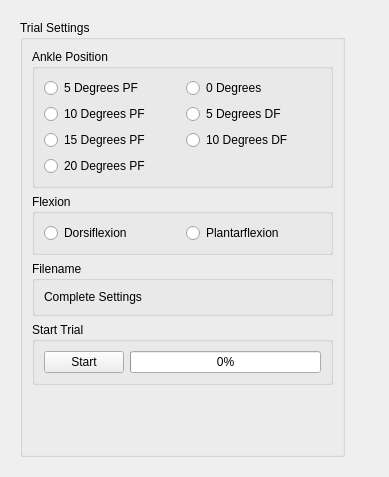
        <widget class="QWidget" name="tab_2">
         <attribute name="title">
          <string>Voluntary Reflex Measurement</string>
         </attribute>
         <layout class="QHBoxLayout" name="horizontalLayout_31">
          <item>
           <layout class="QHBoxLayout" name="horizontalLayout_30">
            <item>
             <widget class="QWidget" name="widget_8" native="true">
              <property name="sizePolicy">
               <sizepolicy hsizetype="Fixed" vsizetype="Preferred">
                <horstretch>0</horstretch>
                <verstretch>0</verstretch>
               </sizepolicy>
              </property>
              <layout class="QVBoxLayout" name="verticalLayout_15">
               <item>
                <layout class="QVBoxLayout" name="verticalLayout_14">
                 <item>
                  <widget class="QGroupBox" name="groupBox_12">
                   <property name="sizePolicy">
                    <sizepolicy hsizetype="Fixed" vsizetype="Preferred">
                     <horstretch>0</horstretch>
                     <verstretch>0</verstretch>
                    </sizepolicy>
                   </property>
                   <property name="minimumSize">
                    <size>
                     <width>325</width>
                     <height>0</height>
                    </size>
                   </property>
                   <property name="title">
                    <string>Trial Settings</string>
                   </property>
                   <layout class="QVBoxLayout" name="verticalLayout_11">
                    <item>
                     <layout class="QVBoxLayout" name="verticalLayout_10">
                      <item>
                       <widget class="QGroupBox" name="g">
                        <property name="sizePolicy">
                         <sizepolicy hsizetype="Preferred" vsizetype="Fixed">
                          <horstretch>0</horstretch>
                          <verstretch>1</verstretch>
                         </sizepolicy>
                        </property>
                        <property name="title">
                         <string>Ankle Position</string>
                        </property>
                        <layout class="QGridLayout" name="gridLayout_2">
                         <item row="0" column="0">
                          <layout class="QGridLayout" name="gridLayout">
                           <item row="1" column="1">
                            <widget class="QRadioButton" name="rbtn_volreflex5df">
                             <property name="text">
                              <string>5 Degrees DF</string>
                             </property>
                            </widget>
                           </item>
                           <item row="2" column="0">
                            <widget class="QRadioButton" name="rbtn_volreflex15pf">
                             <property name="text">
                              <string>15 Degrees PF</string>
                             </property>
                            </widget>
                           </item>
                           <item row="0" column="1">
                            <widget class="QRadioButton" name="rbtn_volreflex0">
                             <property name="text">
                              <string>0 Degrees</string>
                             </property>
                            </widget>
                           </item>
                           <item row="3" column="0">
                            <widget class="QRadioButton" name="rbtn_volreflex20pf">
                             <property name="text">
                              <string>20 Degrees PF</string>
                             </property>
                            </widget>
                           </item>
                           <item row="1" column="0">
                            <widget class="QRadioButton" name="rbtn_volreflex10pf">
                             <property name="text">
                              <string>10 Degrees PF</string>
                             </property>
                            </widget>
                           </item>
                           <item row="2" column="1">
                            <widget class="QRadioButton" name="rbtn_volreflex10df">
                             <property name="text">
                              <string>10 Degrees DF</string>
                             </property>
                            </widget>
                           </item>
                           <item row="0" column="0">
                            <widget class="QRadioButton" name="rbtn_volreflex5pf">
                             <property name="text">
                              <string>5 Degrees PF</string>
                             </property>
                            </widget>
                           </item>
                          </layout>
                         </item>
                        </layout>
                       </widget>
                      </item>
                      <item>
                       <widget class="QGroupBox" name="groupbox_volreflexflexion">
                        <property name="sizePolicy">
                         <sizepolicy hsizetype="Preferred" vsizetype="Fixed">
                          <horstretch>0</horstretch>
                          <verstretch>1</verstretch>
                         </sizepolicy>
                        </property>
                        <property name="title">
                         <string>Flexion</string>
                        </property>
                        <layout class="QGridLayout" name="gridLayout_4">
                         <item row="0" column="0">
                          <layout class="QGridLayout" name="gridLayout_3">
                           <item row="1" column="0">
                            <widget class="QRadioButton" name="rbtn_volreflexdf">
                             <property name="text">
                              <string>Dorsiflexion</string>
                             </property>
                            </widget>
                           </item>
                          </layout>
                         </item>
                         <item row="0" column="1">
                          <widget class="QRadioButton" name="rbtn_volreflexpf">
                           <property name="text">
                            <string>Plantarflexion</string>
                           </property>
                          </widget>
                         </item>
                        </layout>
                       </widget>
                      </item>
                      <item>
                       <widget class="QGroupBox" name="groupBox_15">
                        <property name="sizePolicy">
                         <sizepolicy hsizetype="Preferred" vsizetype="Fixed">
                          <horstretch>0</horstretch>
                          <verstretch>0</verstretch>
                         </sizepolicy>
                        </property>
                        <property name="title">
                         <string>Filename</string>
                        </property>
                        <layout class="QGridLayout" name="gridLayout_6">
                         <item row="0" column="0">
                          <layout class="QGridLayout" name="gridLayout_5">
                           <item row="0" column="0">
                            <widget class="QLabel" name="lbl_volreflexfilename">
                             <property name="text">
                              <string>Complete Settings</string>
                             </property>
                            </widget>
                           </item>
                          </layout>
                         </item>
                        </layout>
                       </widget>
                      </item>
                      <item>
                       <widget class="QGroupBox" name="groupBox_16">
                        <property name="sizePolicy">
                         <sizepolicy hsizetype="Preferred" vsizetype="Fixed">
                          <horstretch>0</horstretch>
                          <verstretch>0</verstretch>
                         </sizepolicy>
                        </property>
                        <property name="title">
                         <string>Start Trial</string>
                        </property>
                        <layout class="QHBoxLayout" name="horizontalLayout_40">
                         <item>
                          <layout class="QHBoxLayout" name="horizontalLayout_41">
                           <item>
                            <widget class="QPushButton" name="btn_startvolreflextrial">
                             <property name="sizePolicy">
                              <sizepolicy hsizetype="Minimum" vsizetype="Fixed">
                               <horstretch>0</horstretch>
                               <verstretch>0</verstretch>
                              </sizepolicy>
                             </property>
                             <property name="text">
                              <string>Start</string>
                             </property>
                            </widget>
                           </item>
                           <item>
                            <widget class="QProgressBar" name="prog_volreflextrial">
                             <property name="value">
                              <number>0</number>
                             </property>
                             <property name="textVisible">
                              <bool>true</bool>
                             </property>
                             <property name="orientation">
                              <enum>Qt::Horizontal</enum>
                             </property>
                            </widget>
                           </item>
                          </layout>
                         </item>
                        </layout>
                       </widget>
                      </item>
                      <item>
                       <widget class="QLabel" name="lbl_volreflexlivenotes">
                        <property name="text">
                         <string/>
                        </property>
                        <property name="alignment">
                         <set>Qt::AlignCenter</set>
                        </property>
                       </widget>
                      </item>
                      <item>
                       <spacer name="verticalSpacer">
                        <property name="orientation">
                         <enum>Qt::Vertical</enum>
                        </property>
                        <property name="sizeHint" stdset="0">
                         <size>
                          <width>20</width>
                          <height>40</height>
                         </size>
                        </property>
                       </spacer>
                      </item>
                     </layout>
                    </item>
                   </layout>
                  </widget>
                 </item>
                </layout>
               </item>
              </layout>
             </widget>
            </item>
            <item>
             <widget class="QWidget" name="widget_7" native="true">
              <layout class="QVBoxLayout" name="verticalLayout_13">
               <item>
                <layout class="QVBoxLayout" name="layout_pyqtgraph"/>
               </item>
              </layout>
             </widget>
            </item>
           </layout>
          </item>
         </layout>
        </widget>
